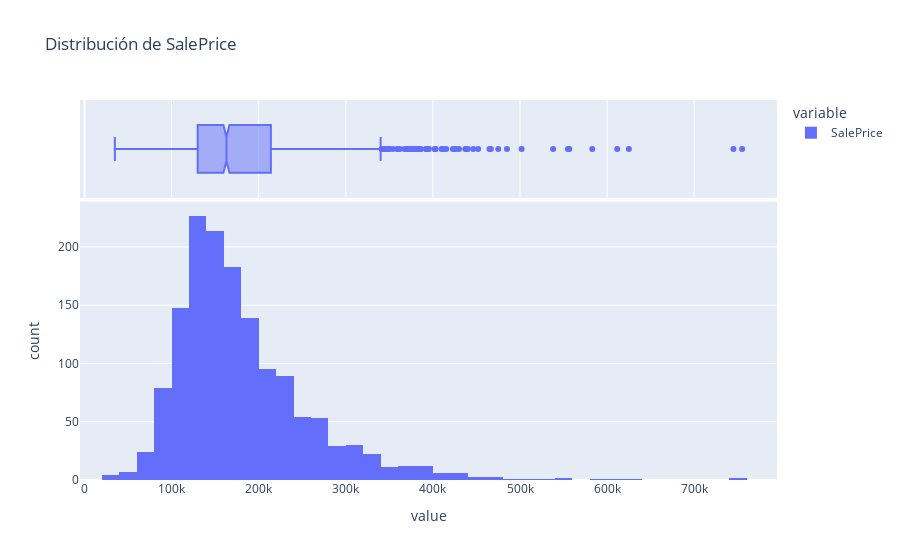

Source (notebook cell):
### Markdown cell above
## 5.1 Análisis Univariable (target y numéricas)

### Code cell
def plot_distribution(series: pd.Series, title: str):
    fig = px.histogram(series.dropna(), nbins=40, marginal="box", title=title)
    fig.show()

plot_distribution(df[TARGET], f"Distribución de {TARGET}")

skew_target = stats.skew(df[TARGET].dropna())
print("Skew(target) =", round(skew_target, 3))
USE_LOG_TARGET = skew_target > 1.0
if USE_LOG_TARGET:
    df["__y__"] = np.log1p(df[TARGET])
    print("Se usará log1p(TARGET) como y.")
else:
    df["__y__"] = df[TARGET]

### Figure 1 — Plotly figure (JSON) as saved in the notebook; plotly's stock layout.template omitted (floating-point values rounded to 4 significant figures; data arrays with more than 128 entries replaced by an {"elided": "..."} marker saying what was removed)
{"data": [{"bingroup": "x", "hovertemplate": "variable=SalePrice<br>value=%{x}<br>count=%{y}<extra></extra>", "legendgroup": "SalePrice", "marker": {"color": "#636efa", "pattern": {"shape": ""}}, "name": "SalePrice", "nbinsx": 40, "orientation": "v", "showlegend": true, "type": "histogram", "x": {"elided": "1460 int values"}, "xaxis": "x", "yaxis": "y"}, {"hovertemplate": "variable=SalePrice<br>value=%{x}<extra></extra>", "legendgroup": "SalePrice", "marker": {"color": "#636efa"}, "name": "SalePrice", "notched": true, "showlegend": false, "type": "box", "x": {"elided": "1460 int values"}, "xaxis": "x2", "yaxis": "y2"}], "layout": {"barmode": "relative", "legend": {"title": {"text": "variable"}, "tracegroupgap": 0}, "title": {"text": "Distribución de SalePrice"}, "xaxis": {"anchor": "y", "domain": [0, 1], "title": {"text": "value"}}, "xaxis2": {"anchor": "y2", "domain": [0, 1], "matches": "x", "showgrid": true, "showticklabels": false}, "yaxis": {"anchor": "x", "domain": [0, 0.7326], "title": {"text": "count"}}, "yaxis2": {"anchor": "x2", "domain": [0.7426, 1], "matches": "y2", "showgrid": false, "showline": false, "showticklabels": false, "ticks": ""}}}
